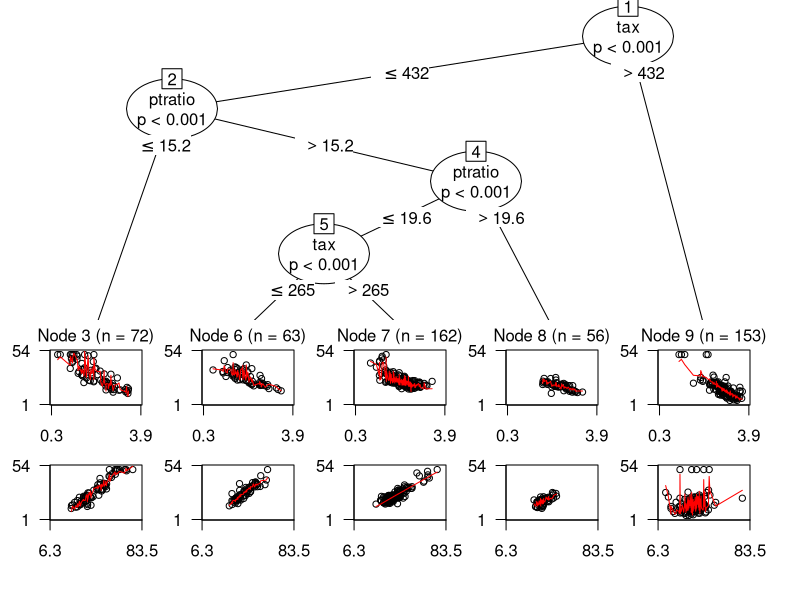
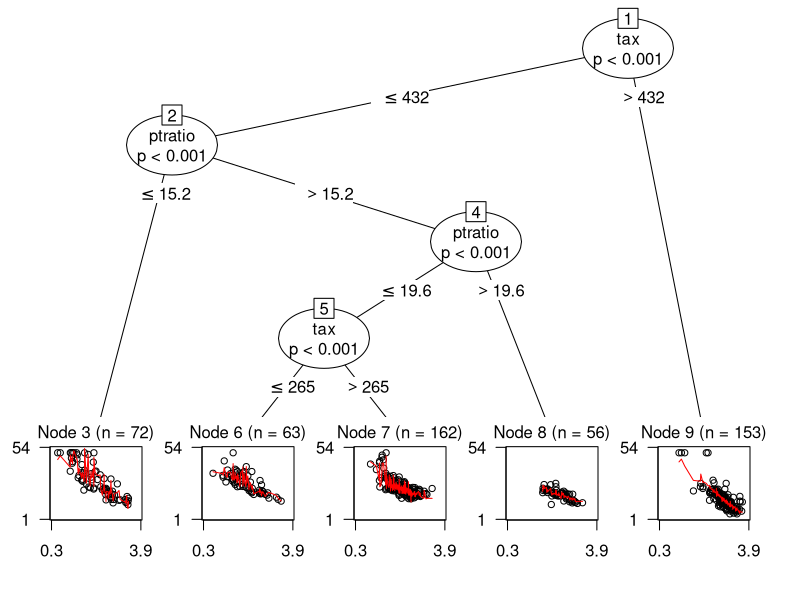
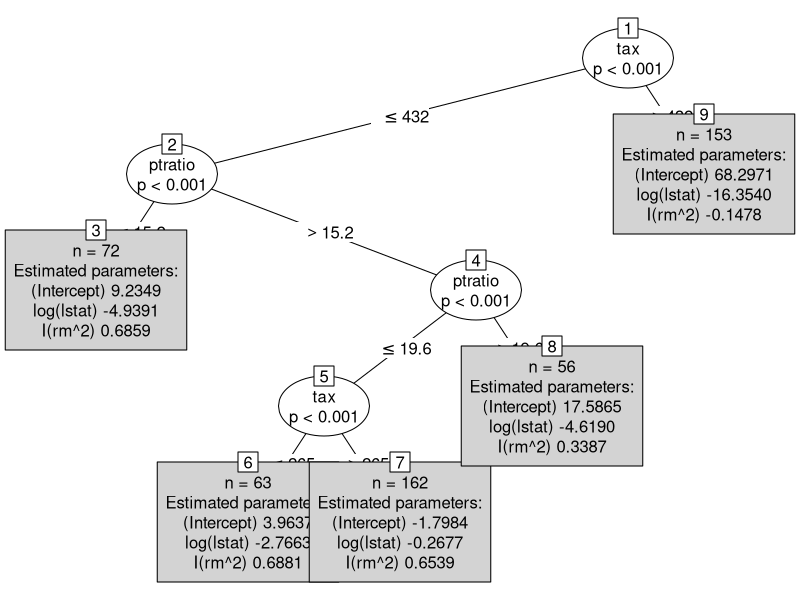
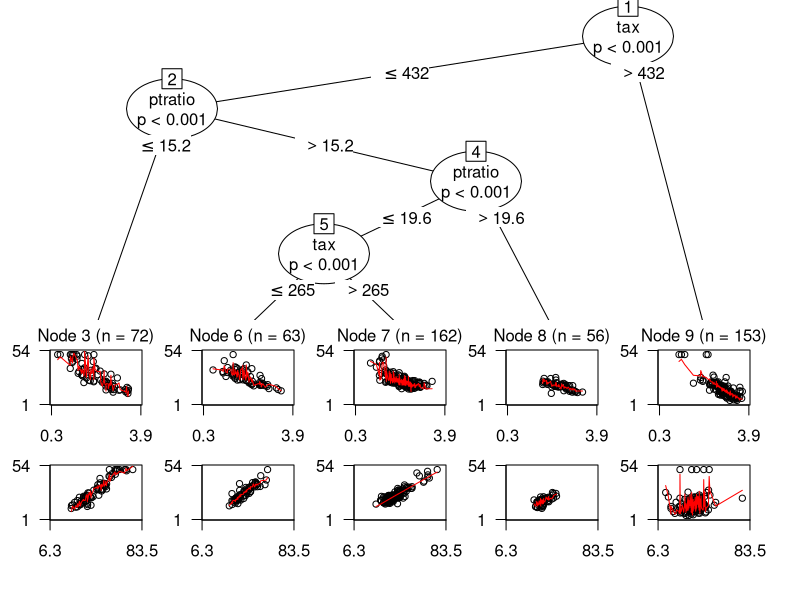

Generate these figures, in order, with R:
library("partykit")
## Boston housing data
data("BostonHousing", package = "mlbench")
BostonHousing <- transform(BostonHousing,
                           chas = factor(chas, levels = 0:1, labels = c("no", "yes")),
                           rad = factor(rad, ordered = TRUE))

## linear model tree
bh_tree <- lmtree(medv ~ log(lstat) + I(rm^2) | zn +
                    indus + chas + nox + age + dis + rad + tax + crim + b + ptratio,
                  data = BostonHousing, minsize = 40)

## printing whole tree or individual nodes
print(bh_tree)
print(bh_tree, node = 7)

## plotting
plot(bh_tree)
plot(bh_tree, tp_args = list(which = "log(lstat)"))
plot(bh_tree, terminal_panel = NULL)

## estimated parameters
coef(bh_tree)
coef(bh_tree, node = 9)
summary(bh_tree, node = 9)

## various ways for computing the mean squared error (on the training data)
mean((BostonHousing$medv - fitted(bh_tree))^2)
mean(residuals(bh_tree)^2)
deviance(bh_tree)/sum(weights(bh_tree))
deviance(bh_tree)/nobs(bh_tree)

## log-likelihood and information criteria
logLik(bh_tree)
AIC(bh_tree)
BIC(bh_tree)
## (Note that this penalizes estimation of error variances, which
## were treated as nuisance parameters in the fitting process.)

## different types of predictions
bh <- BostonHousing[c(1:50), ]
predict(bh_tree, newdata = bh, type = "node")
#predict(bh_tree, newdata = bh, type = "response")
#predict(bh_tree, newdata = bh, type = function(object) summary(object)$r.squared)
result_1 <- split(bh, predict(bh_tree, newdata = bh, type = "node"))
result_1
nodeapply(bh_tree, nodeids(bh_tree), function(x) info_node(x)$nobs)
data_party(bh_tree, id = 3)

## new tree for comparison
bh_tree_fewer_z <- lmtree(medv ~ log(lstat) + I(rm^2) |
                    indus + tax + crim + ptratio,
                  data = BostonHousing, minsize = 40)
plot(bh_tree)
bh_copy <- BostonHousing[c(1:50), ]
result_2 <- split(bh_copy, predict(bh_tree_fewer_z, newdata = bh_copy, type = "node"))
result_2$`3`

library(dplyr)
x = nrow(inner_join(result_1$`3`, result_2$`3`))
ratio = x / nrow(result_1$`3`)
ratio
